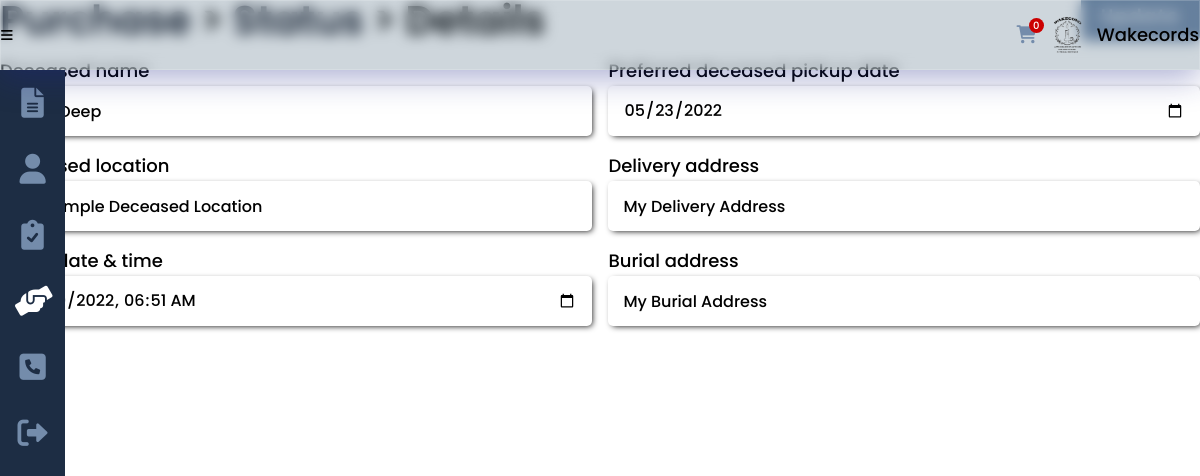
Screenshot of /status_details.php?purchaseid=69 (signed in) with the database file from the repository.
### tables this page shows
CREATE TABLE `details` (
  `purchase_id` int(8) NOT NULL,
  `deceased_name` varchar(25) DEFAULT NULL,
  `burial_datetime` datetime DEFAULT NULL,
  `burial_add` varchar(100) DEFAULT NULL,
  `delivery_add` varchar(100) DEFAULT NULL,
  `delivery_date` date DEFAULT NULL,
  `message` varchar(200) DEFAULT NULL,
  `birth_date` date DEFAULT NULL,
  `death_date` date DEFAULT NULL,
  `delivery_datetime` datetime DEFAULT NULL,
  `num_pax` int(4) DEFAULT NULL,
  `cemetery_add` varchar(100) DEFAULT NULL,
  `deceased_loc` varchar(100) DEFAULT NULL,
  `pickup_date` date DEFAULT NULL
);

### others/db.php (called while the page is built, shortened)
<?php
	class DB
	{
		static $hostname = "localhost";
		static $dbname = "wakecords";
		static $username  = "root";
		static $password = "";
		public static function query($sql, $params=array(), $transactType)
		{
			$rows = array();
			try
			{
				$db = new PDO("mysql:host=". self::$hostname ."; dbname=". self::$dbname,  self::$username,  self::$password);
				$db->setAttribute(PDO::ATTR_ERRMODE, PDO::ERRMODE_EXCEPTION);
				$cmd = $db->prepare($sql);
				$cmd->execute($params);
				if($transactType == "READ")
					$rows = $cmd->fetchAll();
				else
					$rows = $db->lastInsertId();
			}
			catch(PDOException $e)
			{
				echo $e->getMessage();
			}
			return $rows;
		}
	}

### status_details.php (the view, shortened to what this page needs)
<?php
	include("others/head.php");
?>
<body>
	<div class="container">
		<?php include("others/header.php"); ?>
		<div class="banner">
			<?php
			include("others/sidebar.php"); ?>
			<section class="banner-con">
				<div class="wrapper">
					<div class="banner-div">
						<h2><a href="purchase.php">Purchase</a> <span>> <a href="status.php?purchaseid=<?php echo $_GET['purchaseid']; ?>">Status</a></span> <span>> Details</span></h2>
						<?php
						$details = DB::query("SELECT * FROM details WHERE purchase_id=?", array($_GET['purchaseid']), "READ");
						$details = $details[0];
						$services = DB::query("SELECT * FROM purchase a JOIN services b ON a.service_id = b.service_id WHERE purchase_id=?", array($_GET['purchaseid']), "READ");
						$services = $services[0];
						echo "
						<form class='profile' method='post'>
							<button class='btn btn-link-absolute higher-top' type='submit' name='btnupdate'>Update</button>
							<div>
								<label>Deceased name</label>
								<input type='text' name='txtname' value='".$details['deceased_name']."'>
							</div>
						";
						switch($services['service_type']){
							case "funeral":
								echo "
								<div>
									<label>Preferred deceased pickup date</label>
									<input type='date' name='dpreferred' value='".date("Y-m-d", strtotime($details['pickup_date']))."'>
								</div>
								<div>
									<label>Deceased location</label>
									<input type='text' name='txtdecloc' value='".$details['deceased_loc']."'>
								</div>
								<div>
									<label>Delivery address</label>
									<input type='text' name='txtdadd' value='".$details['delivery_add']."'>
								</div>
								<div>
									<label>Burial date & time</label>
									<input type='datetime-local' name='dtburial' value='".date("Y-m-d\TH:i", strtotime($details['burial_datetime']))."'>
								</div>
								<div>
									<label>Burial address</label>
									<input type='text' name='txtbadd' value='".$details['burial_add']."'>
								</div>";
							break;
						}
						echo "
						</form>";
						?>
					</div>
				</div>
			</section>
		</div>
	</div>
</body>
</html>

### css/style.css (style rules this page uses)
:root { --dark-blue:#0d1321; --light-blue:#1d2d44; --pale-blue:#3e5c76; --light-gray:#748cab; --gray: #ccc; --peach:#f0ebd8; --header-height:70px; --red: hsl(0,100%,40%); --green: hsl(133, 75%, 30%); --blue: hsl(180, 75%, 40%); --em-1: 1em; --rem-1: 1rem; --box-shadow: 2px 2px 6px -2px #000; }
* { padding:0;margin:0;box-sizing:border-box;resize:none;outline:none;border:none;text-decoration:none;list-style:none; }
body { font:500 18px/30px Poppins,sans-serif; }
.wrapper { width:100%;margin:0 auto 0 0;padding:0 var(--size-3) var(--size-8) var(--size-11); }
section, main { padding:100px 0;background:#fff; }
h1,h2 { line-height:100%;margin-bottom:40px;position:relative; }
h2 { margin-bottom:var(--rem-1); }
h2 { font-size:40px;font-weight:600; }
h2 a { display:inline-block;position:relative;color:var(--dark-blue); }
h2 a:after { content:"";position:absolute;width:100%;transform:scaleX(0);height:2px;bottom:0;left:0;background-color:var(--light-blue);transform-origin:bottom right;transition:transform 0.25s ease-out; }
input, input:not([type="checkbox"]):not([type="radio"]), textarea, select { display:block;width:100%;height:50px;border-radius:5px;padding-inline:15px;font:500 16px/30px Poppins,sans-serif;resize:none;margin-bottom:15px;box-shadow:var(--box-shadow); }
.btn { display:inline-block;width:fit-content;background:var(--light-gray);color:#fff;text-align:center;text-decoration:none;letter-spacing:2px;margin-right:25px;font:600 18px/20px Poppins,sans-serif;padding:15px 20px;border-radius:5px; }
.higher-top { top:-65px !important; }
.banner-con { width:100%;padding:0; }
.banner-div { height:100%;padding-top:var(--size-11);position:relative;margin-bottom:var(--em-1); }
.banner-div h2 span { font-size:var(--size-5); }
.banner-div form.profile, .checkbox { display:flex;justify-content:space-between;flex-wrap:wrap;position:relative;padding-bottom:var(--size-3); }
.banner-div form.profile > div { width:49.3%;margin-bottom:15px; }
.banner-div form.profile > div input, .banner-div form.profile > div textarea, .banner-div form.profile > div select { margin-bottom:0; }
.btn.btn-link-absolute { position:absolute;top:var(--size-11);right:0;margin-inline:0; }

### rows the page displays
details: txtname "Jane Deep", dpreferred "05/23/2022", txtdecloc "My Sample Deceased Location", txtdadd "My Delivery Address", dtburial "05/29/2022 06:51", txtbadd "My Burial Address"

### other values shown
count(read('cart', ['seeker_id'], [$_SESSION['seeker']])) "0"
